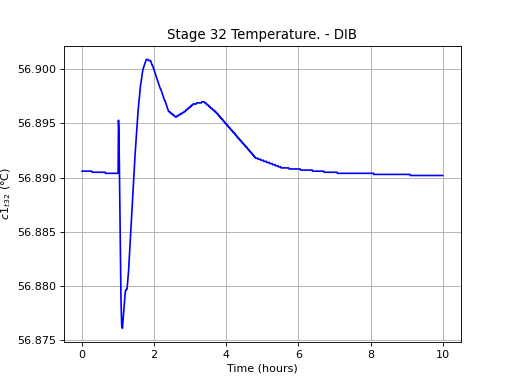

Write the Python code that produced this figure.
import matplotlib.pyplot as plt
import pandas as pd

import pathlib

# PARENTDIR = pathlib.Path(__file__).resolve().parent

# DATFILE = PARENTDIR / "ic4_+10_at_the_feed_(26_kmol_h-1)_0.dat"
DATFILE = "ic4_+10_at_the_feed_(26_kmol_h-1)_0.dat"

df = pd.read_csv(DATFILE, sep='\t')

time = df['Time']
pv = df['PV']

print(pv)
plt.plot(time, pv, color='blue')
plt.grid(which='both')
plt.title('Stage 32 Temperature. - DIB')
plt.xlabel('Time (hours)')
plt.ylabel(r'$c1_{t32}$ (°C)')

plt.show()
